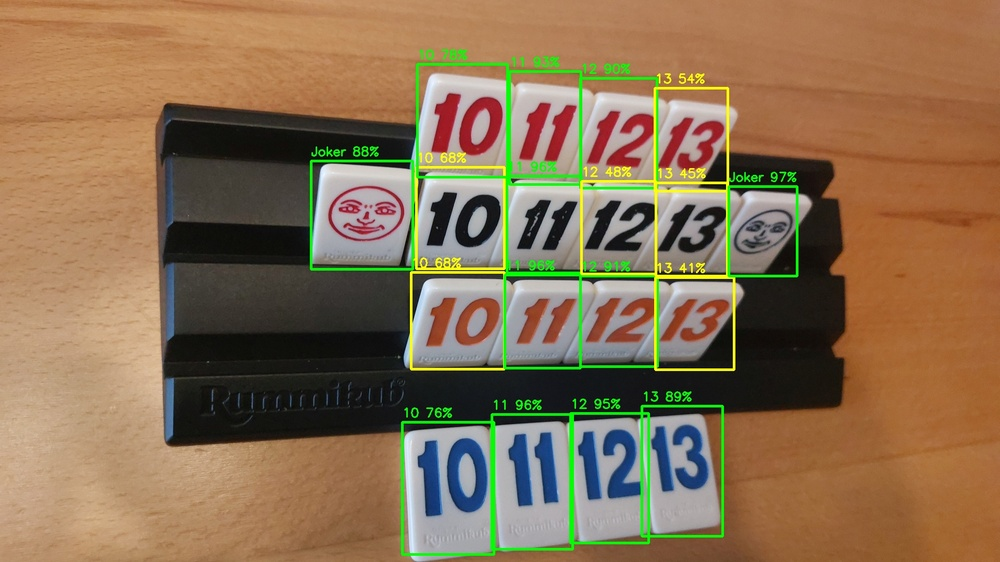
#> input picture backend/dataset/debug_detections.jpg, 1000 x 562 px, shrunk from 1920 x 1080 before the run
$ python -i color_detector.py   (imports and definitions only)
#> lines starting #> are read from the running program, lines starting #| are printed output that depends on the picture; after the words box and inside, x2 and y2 are one past the last pixel; in counts of white or black regions, pixels touching at a corner belong together
#> further down, picture is the input picture: shape (562, 1000, 3); mean B, G, R 81.9, 112, 136.9
"""
Farberkennung für Rummikub-Steine.

Rummikub hat 4 Farben:
- Schwarz
- Rot
- Blau
- Orange

Die Farberkennung nutzt den HSV-Farbraum, der besser für
Farbunterscheidung geeignet ist als RGB.
"""

import cv2
import numpy as np


# HSV-Bereiche für Rummikub-Farben
# H: 0-180 (OpenCV), S: 0-255, V: 0-255
COLOR_RANGES = {
    "rot": [
        # Rot liegt an beiden Enden des H-Spektrums
        {"lower": np.array([0, 80, 80]), "upper": np.array([10, 255, 255])},
        {"lower": np.array([160, 80, 80]), "upper": np.array([180, 255, 255])},
    ],
    "blau": [
        {"lower": np.array([90, 60, 60]), "upper": np.array([130, 255, 255])},
    ],
    "orange": [
        {"lower": np.array([10, 80, 80]), "upper": np.array([25, 255, 255])},
    ],
    "schwarz": [
        # Schwarz = niedrige Sättigung und niedriger Wert
        {"lower": np.array([0, 0, 0]), "upper": np.array([180, 80, 80])},
    ],
}


def detect_color(tile_image: np.ndarray) -> dict:
    """
    Erkennt die Farbe der Zahl auf einem Rummikub-Stein.

    Strategie:
    1. Stein-Hintergrund entfernen (cremefarbig/beige)
    2. Farbige Pixel im HSV-Raum analysieren
    3. Farbe mit den meisten Treffern zurückgeben

    Args:
        tile_image: Ausgeschnittenes Bild eines einzelnen Steins (BGR)

    Returns:
        Dict mit {color, confidence}
    """
    hsv = cv2.cvtColor(tile_image, cv2.COLOR_BGR2HSV)
#> hsv: shape (562, 1000, 3); mean H, S, V 36, 109.5, 144.8

    # Stein-Hintergrund maskieren (cremefarbig)
    # Der Hintergrund hat hohe Helligkeit und niedrige Sättigung
    bg_lower = np.array([0, 0, 160])
    bg_upper = np.array([180, 60, 255])
    bg_mask = cv2.inRange(hsv, bg_lower, bg_upper)
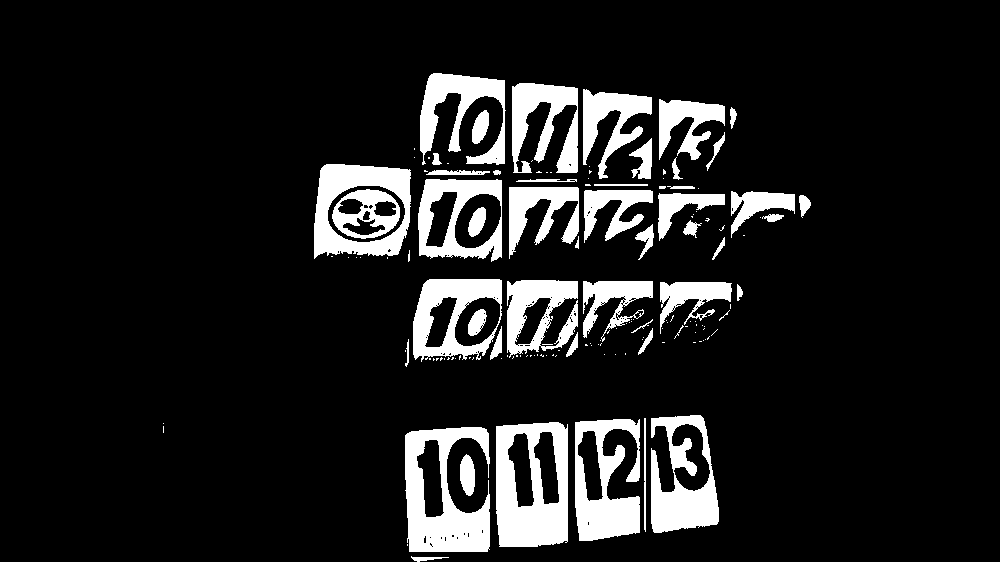
#> bg_mask: shape (562, 1000); 11.8% white; 147 white regions (98 under 20 px), largest, box (x1, y1, x2, y2) and area: (496, 422, 568, 547) 6371, (405, 427, 490, 552) 6265, (575, 419, 640, 541) 4824

    # Invertierte Maske = nur die farbigen Bereiche (Zahlen)
    fg_mask = cv2.bitwise_not(bg_mask)

    # Optional: Kleine Artefakte entfernen
    kernel = cv2.getStructuringElement(cv2.MORPH_ELLIPSE, (3, 3))
    fg_mask = cv2.morphologyEx(fg_mask, cv2.MORPH_OPEN, kernel)
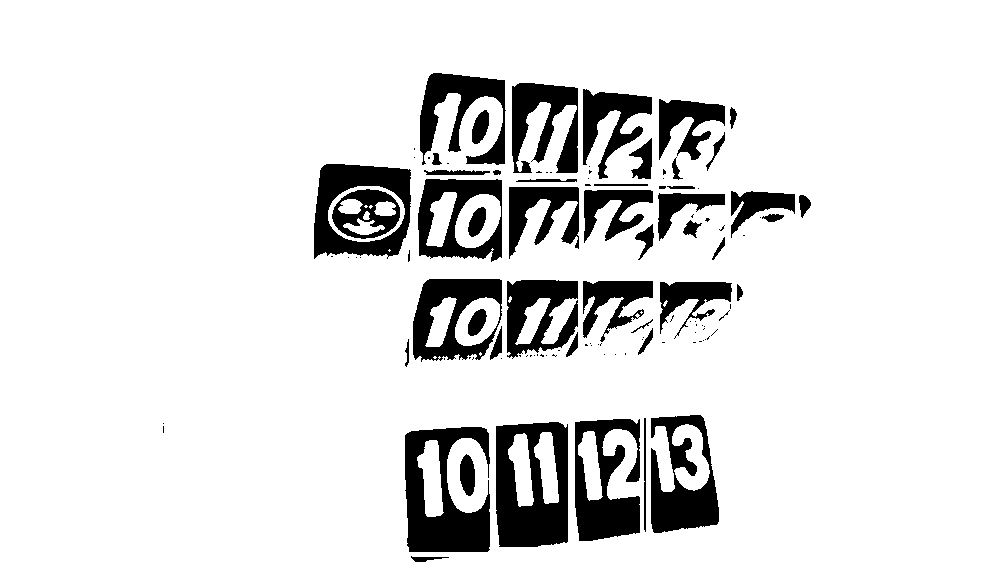
#> fg_mask: shape (562, 1000); 88.1% white; 113 black regions (66 under 20 px), largest, box (x1, y1, x2, y2) and area: (496, 422, 568, 547) 6382, (405, 427, 490, 552) 6319, (575, 419, 640, 541) 4831

    total_fg_pixels = cv2.countNonZero(fg_mask)
#> total_fg_pixels = 494987

    if total_fg_pixels == 0:
        return {"color": "schwarz", "confidence": 0.5}

    # Für jede Farbe: Anzahl passender Pixel zählen
    color_scores = {}

    for color_name, ranges in COLOR_RANGES.items():
        color_mask = np.zeros(hsv.shape[:2], dtype=np.uint8)

        for r in ranges:
            range_mask = cv2.inRange(hsv, r["lower"], r["upper"])
            color_mask = cv2.bitwise_or(color_mask, range_mask)

        # Nur Vordergrund-Pixel berücksichtigen
        combined = cv2.bitwise_and(color_mask, fg_mask)
        pixel_count = cv2.countNonZero(combined)
        color_scores[color_name] = pixel_count
#> this loop made 4 passes
#> pixel_count on passes 1 to 4: 16512, 12341, 299391, 85206
#> pass 1, in detect_color, `combined = cv2.bitwise_and(color_mask, fg_mask)`:
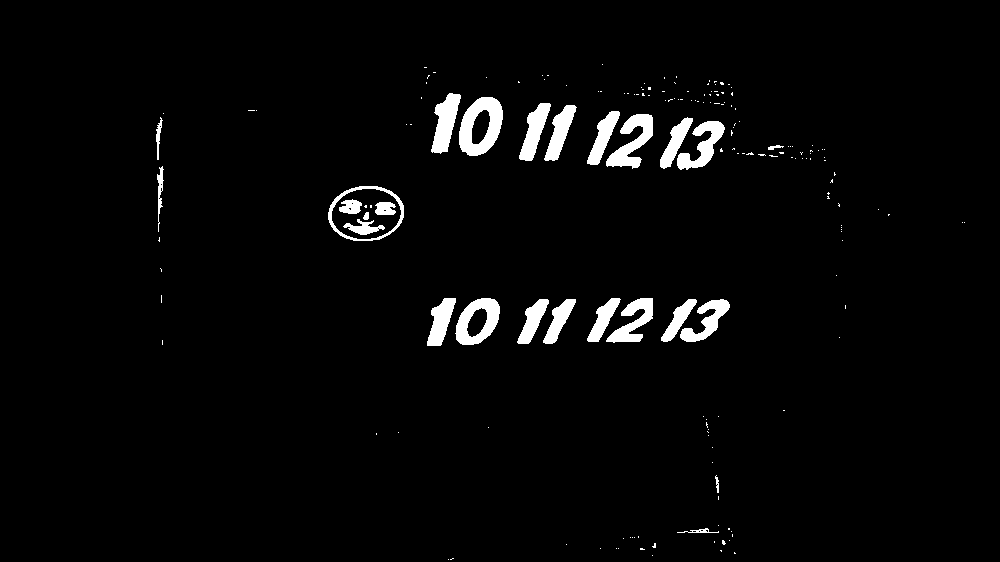
#> combined: shape (562, 1000); 2.9% white; 178 white regions (152 under 20 px), largest, box (x1, y1, x2, y2) and area: (459, 97, 503, 156) 1542, (606, 114, 653, 169) 1174, (455, 298, 500, 345) 1173
#> pass 2, in detect_color, `combined = cv2.bitwise_and(color_mask, fg_mask)`:
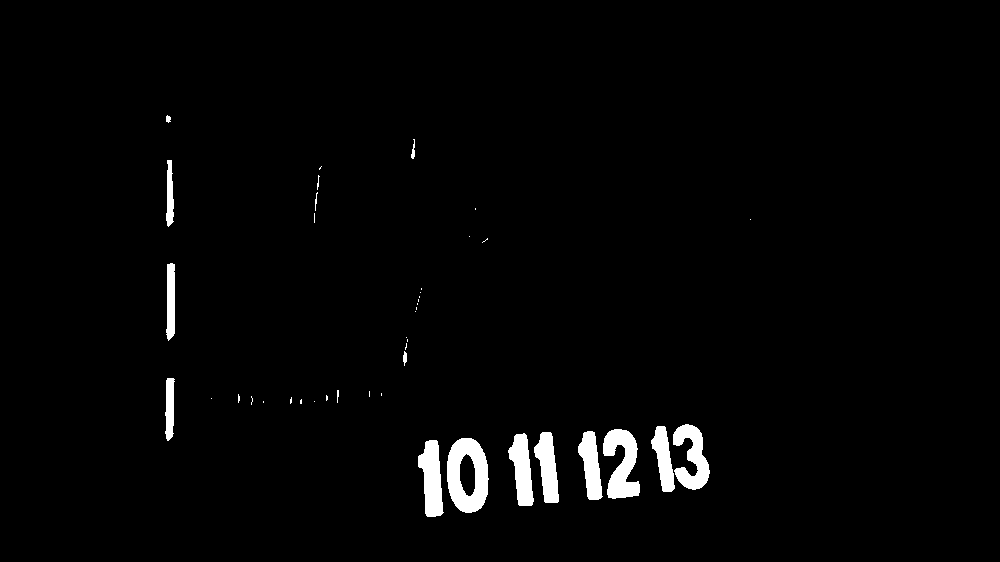
#> combined: shape (562, 1000); 2.2% white; 43 white regions (26 under 20 px), largest, box (x1, y1, x2, y2) and area: (447, 438, 489, 513) 2064, (603, 429, 640, 499) 1599, (673, 424, 710, 490) 1347
#> pass 3, in detect_color, `combined = cv2.bitwise_and(color_mask, fg_mask)`:
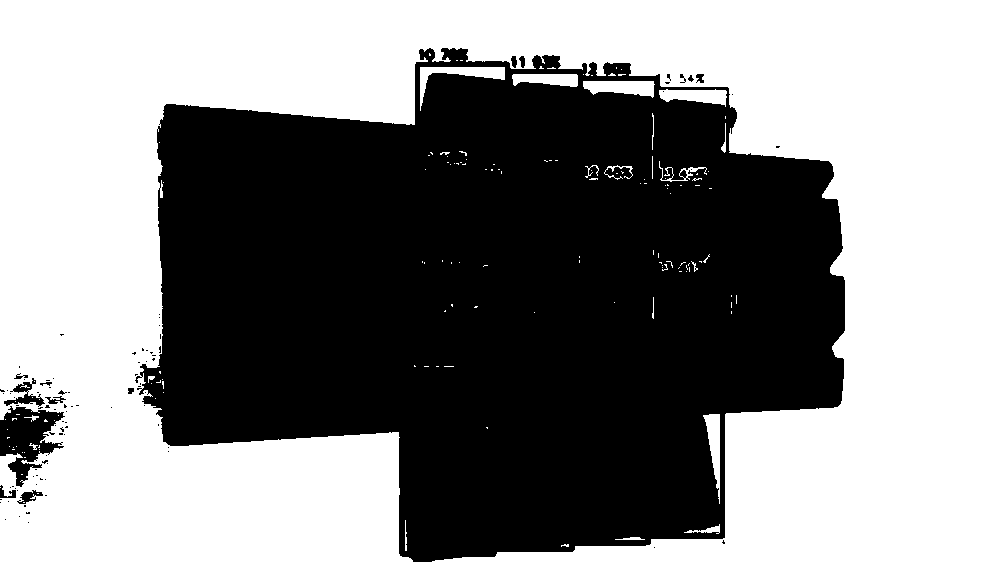
#> combined: shape (562, 1000); 53.3% white; 96 black regions (82 under 20 px), largest, box (x1, y1, x2, y2) and area: (135, 48, 845, 562) 258600, (0, 406, 65, 487) 2703, (4, 378, 45, 407) 393
#> after the loop:
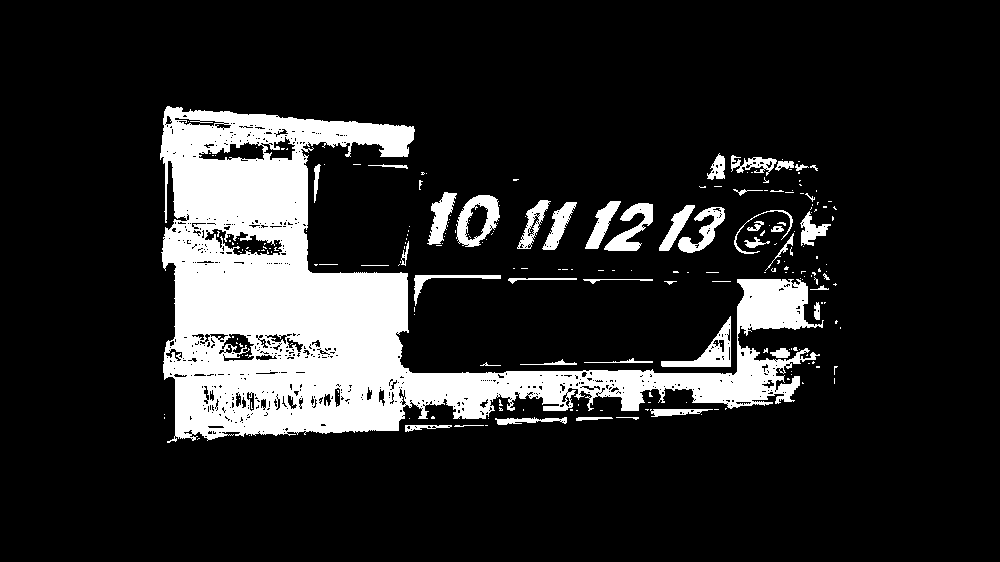
#> color_mask: shape (562, 1000); 15.2% white; 227 white regions (181 under 20 px), largest, box (x1, y1, x2, y2) and area: (160, 106, 824, 443) 72658, (456, 195, 500, 247) 1115, (661, 316, 731, 367) 1063
#> after the loop, color_scores = {'rot': 16512, 'blau': 12341, 'orange': 299391, 'schwarz': 85206}

    # Farbe mit den meisten Treffern
    if not color_scores or max(color_scores.values()) == 0:
        return {"color": "schwarz", "confidence": 0.5}

    best_color = max(color_scores, key=color_scores.get)
#> best_color = 'orange'
    best_count = color_scores[best_color]
#> best_count = 299391
    confidence = best_count / total_fg_pixels if total_fg_pixels > 0 else 0
#> confidence = 0.605

    return {
        "color": best_color,
        "confidence": min(float(confidence), 1.0),
    }


def is_joker(tile_image: np.ndarray) -> bool:
    """
    Erkennt ob ein Stein ein Joker ist.

    Joker-Heuristiken:
    - Joker haben ein buntes Gesicht/Symbol statt einer Zahl
    - Deutlich mehr Farbvielfalt als normale Steine
    - Kein klar erkennbarer Zahlenwert
    """
    hsv = cv2.cvtColor(tile_image, cv2.COLOR_BGR2HSV)

    # Farbvielfalt messen (Standardabweichung des H-Kanals)
    h_channel = hsv[:, :, 0]
    s_channel = hsv[:, :, 1]

    # Nur gesättigte Pixel betrachten
    saturated_mask = s_channel > 50
    if cv2.countNonZero(saturated_mask.astype(np.uint8)) < 20:
        return False

    h_values = h_channel[saturated_mask]
    h_std = np.std(h_values)

    # Joker haben typischerweise eine hohe Farbvielfalt
    return h_std > 40

>>> import cv2
>>> picture = cv2.imread('../../dataset/debug_detections.jpg')
>>> result = detect_color(picture)
#> result = {'color': 'orange', 'confidence': 0.605}
